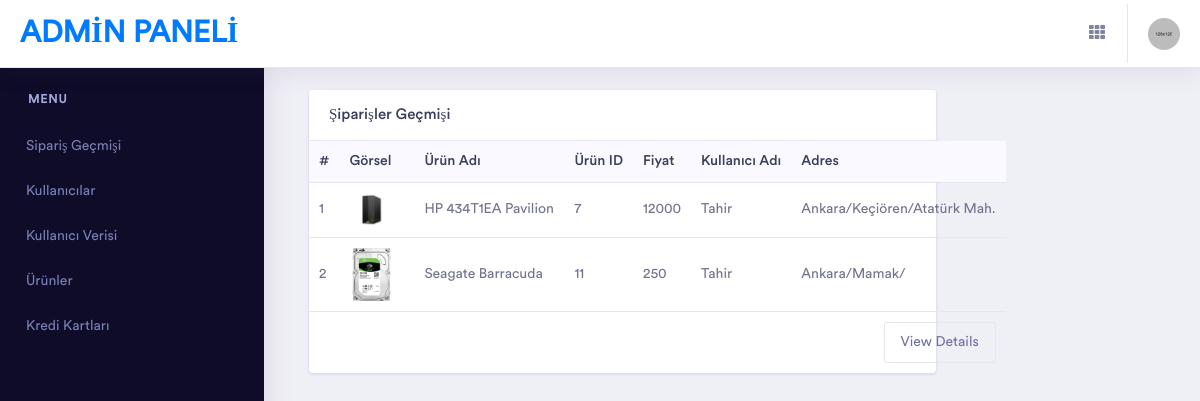
The page /admin/orders.php on the database its author committed.
### tables this page shows
CREATE TABLE `orders` (
  `id` int(11) NOT NULL,
  `user_id` int(11) NOT NULL,
  `product_id` int(11) NOT NULL,
  `address` varchar(200) NOT NULL
);

CREATE TABLE `products` (
  `id` int(11) NOT NULL,
  `type` varchar(30) NOT NULL,
  `name` varchar(30) NOT NULL,
  `details` varchar(100) NOT NULL,
  `price` decimal(10,0) NOT NULL,
  `image_path` varchar(200) NOT NULL
);

CREATE TABLE `user` (
  `id` int(11) NOT NULL,
  `username` varchar(30) NOT NULL,
  `password` varchar(12) NOT NULL,
  `credit_id` int(11) NOT NULL,
  `data_id` int(11) NOT NULL
);

### admin/orders.php (the view, shortened to what this page needs)
<!doctype html>
<html lang="tr">
<head>
    <link rel="stylesheet" href="assets/vendor/bootstrap/css/bootstrap.min.css">
    <link href="assets/vendor/fonts/circular-std/style.css" rel="stylesheet">
    <link rel="stylesheet" href="assets/libs/css/style.css">
    <link rel="stylesheet" href="assets/vendor/fonts/fontawesome/css/fontawesome-all.css">
    <link rel="stylesheet" href="assets/vendor/charts/chartist-bundle/chartist.css">
    <link rel="stylesheet" href="assets/vendor/charts/morris-bundle/morris.css">
    <link rel="stylesheet" href="assets/vendor/fonts/material-design-iconic-font/css/materialdesignicons.min.css">
    <link rel="stylesheet" href="assets/vendor/charts/c3charts/c3.css">
    <link rel="stylesheet" href="assets/vendor/fonts/flag-icon-css/flag-icon.min.css">
</head>
<body>
    <div class="dashboard-main-wrapper">
        <?php
        include("header.php");
        ?>
        <div class="nav-left-sidebar sidebar-dark">
            <div class="menu-list">
                <nav class="navbar navbar-expand-lg navbar-light">
                    <div class="collapse navbar-collapse" id="navbarNav">
                        <ul class="navbar-nav flex-column">
                            <li class="nav-divider">
                                Menu
                            </li>
                            <li class="nav-item">
                                <a class="nav-link" href="orders.php">Sipariş Geçmişi</a>
                            </li>
                            <li class="nav-item">
                                <a class="nav-link" href="users.php">Kullanıcılar</a>
                            </li>
                            <li class="nav-item">
                                <a class="nav-link" href="user_datas.php">Kullanıcı Verisi</a>
                            </li>
                            <li class="nav-item">
                                <a class="nav-link" href="products.php">Ürünler</a>
                            </li>
                            <li class="nav-item">
                                <a class="nav-link" href="creditcards.php">Kredi Kartları</a>
                            </li>
                        </ul>
                    </div>
                </nav>
            </div>
        </div>
        <div class="dashboard-wrapper">
            <div class="dashboard-ecommerce">
                <div class="container-fluid dashboard-content ">
                    <div class="col-xl-9 col-lg-12 col-md-6 col-sm-12 col-12">
                        <div class="card">
                            <h5 class="card-header">Şiparişler Geçmişi</h5>
                            <div class="card-body p-0"style="width:max-content">
                                <div class="table-responsive"style="width:max-content">
                                    <table class="table" style="width:max-content">
                                        <thead class="bg-light">
                                            <tr class="border-0">
                                                <th class="border-0">#</th>
                                                <th class="border-0">Görsel</th>
                                                <th class="border-0" style="width:150px">Ürün Adı</th>
                                                <th class="border-0">Ürün ID</th>
                                                <th class="border-0">Fiyat</th>
                                                <th class="border-0">Kullanıcı Adı</th>
                                                <th class="border-0">Adres</th>
                                            </tr>
                                        </thead>
                                        <tbody>
                                            <?php
                                            $connection = mysqli_connect("localhost", "root", "", "p_database");
                                            mysqli_select_db($connection, 'p_database');
                                            $query1 = mysqli_query($connection, "SELECT * from orders");
                                            $counter = 1;
                                            while ($str = mysqli_fetch_assoc($query1)) {
                                                $product_id = $str["product_id"];
                                                $query2 = mysqli_query($connection,"SELECT * FROM products where id = '$product_id'");
                                                $product = mysqli_fetch_assoc($query2);
                                                $product_name = $product["name"];
                                                $image_path = "../".$product["image_path"];
                                                $price = $product["price"];
                                                $address = $str["address"];
                                                $user_id = $str["user_id"];
                                                $query3 = mysqli_query($connection,"SELECT * FROM user where id = '$user_id'");
                                                $user = mysqli_fetch_assoc($query3);
                                                $user_name = $user["username"];
                                            ?>
                                            <tr>
                                                <td><?php echo $counter; ?></td>
                                                <td>
                                                    <div class="m-r-10"><img src="<?php echo $image_path;?>" alt="user" class="rounded" width="45"></div>
                                                </td>
                                                <td style="width:150px"><?php echo $product_name;?></td>
                                                <td><?php echo $product_id;?> </td>
                                                <td><?php echo $price;?></td>
                                                <td><?php echo $user_name;?></td>
                                                <td><?php echo $address;?></td>
                                            </tr>
                                            <?php
                                            $counter++;
                                            }
                                            ?>
                                            <tr>
                                                <td colspan="9"><a href="#" class="btn btn-outline-light float-right">View Details</a></td>
                                            </tr>
                                        </tbody>
                                    </table>
                                </div>
                            </div>
                        </div>
                    </div>
                </div>
            </div>
</body>
</html>

### rows shown on the page
orders: product.image_path (picture), product.name "HP 434T1EA Pavilion", product "7", product.price "12000", user.username "Tahir", address "Ankara/Keçiören/Atatürk Mah."
orders: product.image_path (picture), product.name "Seagate Barracuda", product "11", product.price "250", user.username "Tahir", address "Ankara/Mamak/"
